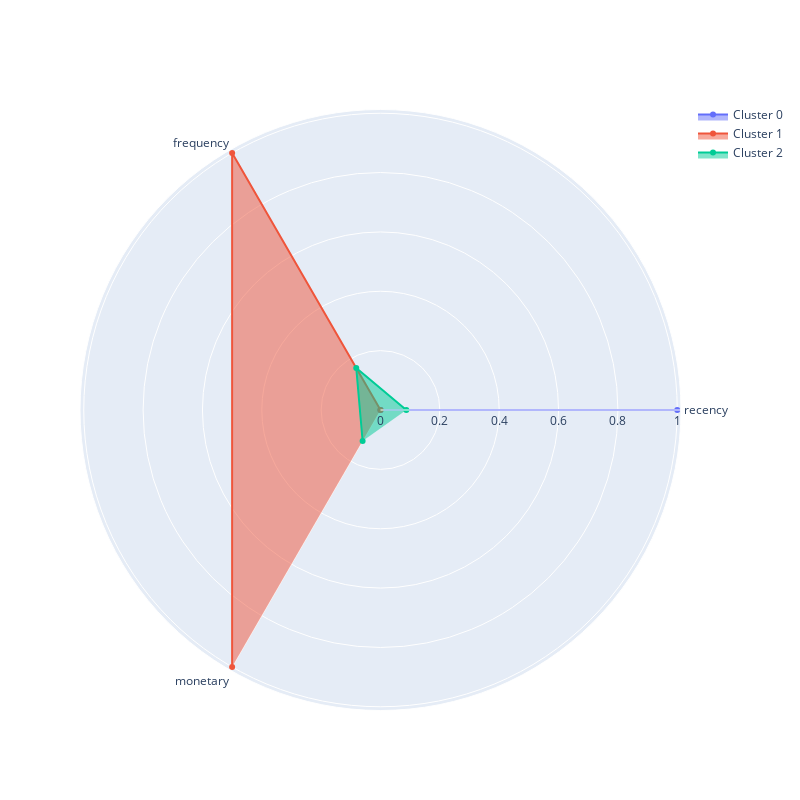

Source (notebook cell):
### Markdown cell above
### 5.8

Визуализируйте профили кластеров в виде полярной диаграммы на основе средних RFM-характеристик, вычисленных для каждого кластера. 

Проанализируйте кластеры и на основе анализа сопоставьте номер кластера и его описание.

Описание кластера:
* Кластер соответствует «лояльным» клиентам, которые приносят наибольший доход, совершают покупки чаще всего, а давность их последней покупки наименьшая.
* Кластер соответствует «промежуточным» клиентам, которые являются активными, но покупают не так часто и много, как лояльные клиенты. В то же время эти клиенты не являются «потерянными».
* Кластер соответствует «потерянным» клиентам, которые купили меньше всего товара, и их последняя покупка была совершена очень давно.

### Code cell
plot_cluster_profile(rfm_table_cluster_means, 3)

### Figure 1 — Plotly figure (JSON) as saved in the notebook; plotly's stock layout.template omitted (floating-point values rounded to 4 significant figures)
{"data": [{"fill": "toself", "name": "Cluster 0", "r": [1, 0, 0], "theta": ["recency", "frequency", "monetary"], "type": "scatterpolar"}, {"fill": "toself", "name": "Cluster 1", "r": [0, 1, 1], "theta": ["recency", "frequency", "monetary"], "type": "scatterpolar"}, {"fill": "toself", "name": "Cluster 2", "r": [0.08702, 0.1634, 0.1205], "theta": ["recency", "frequency", "monetary"], "type": "scatterpolar"}], "layout": {"autosize": false, "height": 800, "showlegend": true, "width": 800}}
